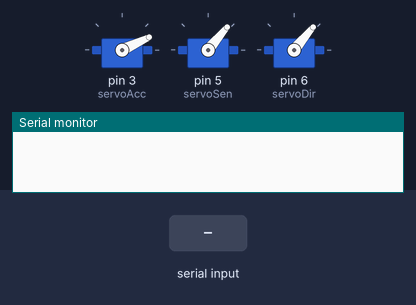
Recording of a sketch running on a simulated Arduino Mega 2560, built with avr-gcc and run on an emulated ATmega2560. Parts: 3 × servo, the last lines printed to the serial monitor. Inputs (shaded band) come from the test bench.

Above: at 1.2 s.
1.3 s: "90,45,200\n" received over the second serial link
At 2.5 s:
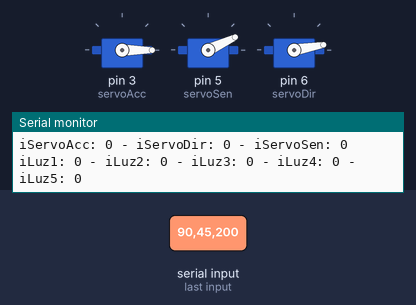
2.8 s: "30,150,10,200,45,90\n" received over the second serial link
At 2.96 s:
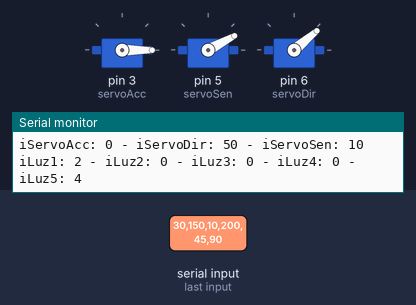
Timing chart, 0 to 5.8 s (numbered marks = the images above; inputs shaded):
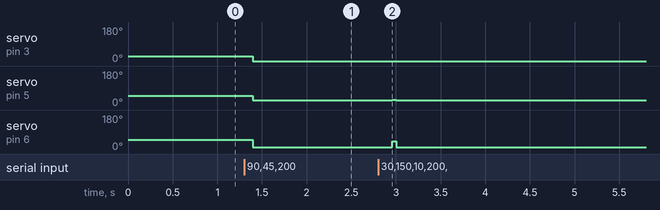

The sketch:

stepper_dir_sen_acc_y_serial.ino
```cpp
#include <Servo.h>

int iServoAcc = 0;
int iServoDir = 0;
int iServoSen = 0;
int iLuz1 = 0;
int iLuz2 = 0;
int iLuz3 = 0;
int iLuz4 = 0;
int iLuz5 = 0;
//
Servo servoAcc;   // servo PWM3 - Control accelerador - 0-90
Servo servoSen;   // servo PWM5 - Control sentido - 25 - 60
Servo servoDir;   // servo PWM6 - Control dirección - 10 - 70
//
String datosSerial;
int contadorDatosSerial;

void setup()
{
  int iServoAcc = 25;
  int iServoDir = 50;
  int iServoSen = 50;
  //
  servoAcc.attach(3);   // attaches the servo on pin 3 to the servo object
  servoSen.attach(5); // attaches the servo on pin 5 to the servo object
  servoDir.attach(6); // attaches the servo on pin 6 to the servo object
  //
  servoAcc.write(iServoAcc);
  servoSen.write(iServoSen);
  servoDir.write(iServoDir);
  // initialize the serial port:
  Serial.begin(115200);
  Serial1.begin(115200);
  //
  datosSerial = "";
  contadorDatosSerial = 0;
}

void loop()
{
  if (Serial1.available() > 0) {
    /*
    Serial.println("Inicio");
    String datosSerial = Serial1.readString();
    Serial.println(datosSerial);
    Serial.println("Fin");
    */
    char inChar = Serial1.read();
    if (inChar == 13 || inChar == 10 || contadorDatosSerial > 14) {
      //
      int ii = datosSerial.length() - 14;
      Serial.println("+"+datosSerial+"+");
      datosSerial = datosSerial.substring(ii);
      Serial.println("-"+datosSerial+"-");
      //
      descomponerDatosSerial(datosSerial);
      //
      if (iServoAcc >= 0 && iServoAcc <= 100) {
        accionarAccelerador();
      }
      //
      if (iServoDir >= 0 && iServoDir <= 100) {
        accionarDireccion();
      }
      //
      if (iServoSen >= 0 && iServoSen <= 100) {
        accionarSentido();
      }
      //
      datosSerial = "";
      contadorDatosSerial = 0;
    }
    else {
      datosSerial.concat(inChar);
      contadorDatosSerial++;
    }
  }
  delay(10); // waits for the servo to get there
}

void accionarAccelerador() {
  // servo PWM3 - Control accelerador - 0-50
  int iServoAccPlaca = map(iServoAcc, 0, 100, 0, 90);
  servoAcc.write(iServoAccPlaca);
}
void accionarDireccion() {
  // servo PWM6 - Control dirección - 10 - 70
  int iServoDirPlaca = map(iServoDir, 0, 100, 10, 70);
  servoDir.write(iServoDirPlaca);
}
void accionarSentido() {
  // servo PWM5 - Control sentido - 25 - 60
  int iServoSenPlaca = map(iServoSen, 0, 100, 25, 60);
  servoSen.write(iServoSenPlaca);
}
void descomponerDatosSerial(String pDatosSerial) {
  iServoAcc = pDatosSerial.substring(0,3).toInt();
  //
  iServoDir = pDatosSerial.substring(3,6).toInt();
  //
  iServoSen = pDatosSerial.substring(6,9).toInt();
  //
  iLuz1 = pDatosSerial.substring(9,10).toInt();
  iLuz2 = pDatosSerial.substring(10,11).toInt();
  iLuz3 = pDatosSerial.substring(11,12).toInt();
  iLuz4 = pDatosSerial.substring(12,13).toInt();
  iLuz5 = pDatosSerial.substring(13,14).toInt();
  //
  Serial.print("iServoAcc: ");
  Serial.print(iServoAcc);
  Serial.print(" - iServoDir: ");
  Serial.print(iServoDir);
  Serial.print(" - iServoSen: ");
  Serial.println(iServoSen);
  //
  Serial.print("iLuz1: ");
  Serial.print(iLuz1);
  Serial.print(" - iLuz2: ");
  Serial.print(iLuz2);
  Serial.print(" - iLuz3: ");
  Serial.print(iLuz3);
  Serial.print(" - iLuz4: ");
  Serial.print(iLuz4);
  Serial.print(" - iLuz5: ");
  Serial.println(iLuz5);
}
```

Measured:
- after the input at 1.3 s, servo on pin 3 (servoAcc): 25° → 0° after 0.10 s; servo on pin 5 (servoSen): 50° → 25° after 0.10 s; servo on pin 6 (servoDir): 50° → 10° after 0.10 s
- after the input at 2.8 s, servo on pin 5 (servoSen): 25° → 28° after 0.16 s, → 25° 0.04 s later; servo on pin 6 (servoDir): 10° → 40° after 0.16 s, → 10° 0.04 s later
